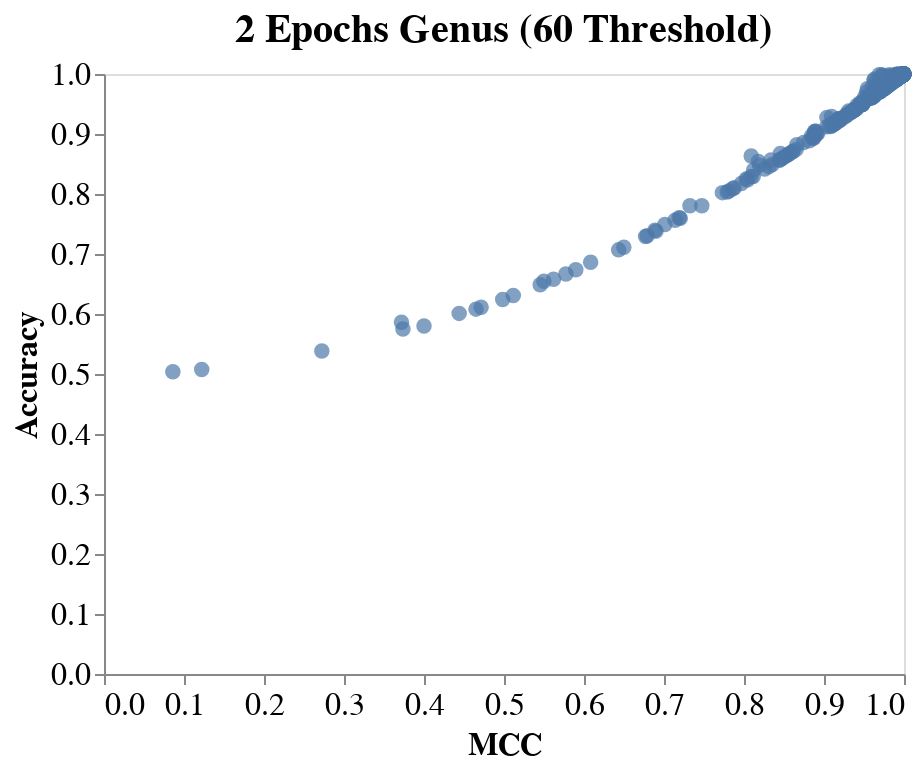

Notebook code cell kept with this figure:
### Markdown cell above
Also, accuracy, balanced accuracy, is usually seen as a better less biased metric than precision/recall, though still not at good as MCC. 
* Balanced accuracy = (TPR+TNR)/2

### Code cell
TNR = 1-list_for_metrics.FPR
PPV = list_for_metrics.TP/(list_for_metrics.TP+list_for_metrics.FP)
NPV = list_for_metrics.TN/(list_for_metrics.TN+list_for_metrics.FN)
FOR = list_for_metrics.FN/(list_for_metrics.TN+list_for_metrics.FN)
FDR = 1-PPV
FNR = 1-list_for_metrics.TPR

list_for_metrics['MCC'] = np.sqrt(list_for_metrics.TPR*TNR*PPV*NPV)-np.sqrt(FNR*list_for_metrics.FPR*FOR*FDR)
list_for_metrics['Accuracy'] = (list_for_metrics.TPR+TNR)/2
#balanced_accuracy = (list_for_metrics.TPR+TNR)/2
list_for_metrics = list_for_metrics.fillna(0)

#plt.scatter(x=list_for_metrics.MCC, y=balanced_accuracy, marker='o')
#plt.xlabel('MCC')
#plt.ylabel('Accuracy')

alt.Chart(list_for_metrics).mark_circle(size=60).encode(
    x='MCC',
    y='Accuracy',
    #color='Origin',
    #tooltip=['Name', 'Origin', 'Horsepower', 'Miles_per_Gallon']
).configure_axis(
    grid=False, labelFontSize=16,
    titleFontSize=16).properties(
    title='2 Epochs Genus (60 Threshold)').configure_title(
    fontSize=20,
)

### Figure 1 — Vega-Lite specification as saved in the notebook (floating-point values rounded to 4 significant figures; data arrays with more than 128 entries replaced by an {"elided": "..."} marker saying what was removed)
{"config": {"view": {"continuousWidth": 400, "continuousHeight": 300}, "axis": {"grid": false, "labelFontSize": 16, "titleFontSize": 16}, "title": {"fontSize": 20}}, "data": {"name": "data-c9617d6f2e3443ca2f82ca9354fe72b1"}, "mark": {"type": "circle", "size": 60}, "encoding": {"x": {"field": "MCC", "type": "quantitative"}, "y": {"field": "Accuracy", "type": "quantitative"}}, "title": "2 Epochs Genus (60 Threshold)", "$schema": "https://vega.github.io/schema/vega-lite/v4.17.0.json", "datasets": {"data-c9617d6f2e3443ca2f82ca9354fe72b1": {"elided": "515 records"}}}
